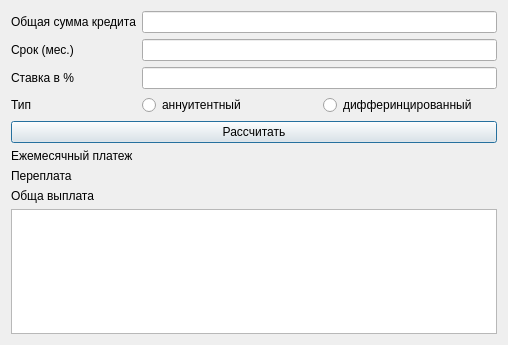
<?xml version="1.0" encoding="UTF-8"?>
<ui version="4.0">
 <class>credit</class>
 <widget class="QDialog" name="credit">
  <property name="geometry">
   <rect>
    <x>0</x>
    <y>0</y>
    <width>508</width>
    <height>345</height>
   </rect>
  </property>
  <property name="windowTitle">
   <string>Dialog</string>
  </property>
  <layout class="QGridLayout" name="gridLayout">
   <item row="2" column="0">
    <layout class="QFormLayout" name="formLayout_2">
     <item row="0" column="0">
      <widget class="QLabel" name="month_payment_name">
       <property name="text">
        <string>Ежемесячный платеж</string>
       </property>
      </widget>
     </item>
     <item row="0" column="1">
      <widget class="QLabel" name="month_payment">
       <property name="text">
        <string/>
       </property>
      </widget>
     </item>
     <item row="1" column="0">
      <widget class="QLabel" name="over_payment_name">
       <property name="text">
        <string>Переплата</string>
       </property>
      </widget>
     </item>
     <item row="1" column="1">
      <widget class="QLabel" name="over_payment">
       <property name="text">
        <string/>
       </property>
      </widget>
     </item>
     <item row="2" column="0">
      <widget class="QLabel" name="total_payout_name">
       <property name="text">
        <string>Обща выплата</string>
       </property>
      </widget>
     </item>
     <item row="2" column="1">
      <widget class="QLabel" name="total_payout">
       <property name="text">
        <string/>
       </property>
      </widget>
     </item>
    </layout>
   </item>
   <item row="0" column="0">
    <layout class="QFormLayout" name="formLayout">
     <item row="0" column="0">
      <widget class="QLabel" name="credit_in_sum_name">
       <property name="text">
        <string>Общая сумма кредита</string>
       </property>
      </widget>
     </item>
     <item row="0" column="1">
      <widget class="QLineEdit" name="credit_in_sum"/>
     </item>
     <item row="1" column="0">
      <widget class="QLabel" name="loan_term_2">
       <property name="text">
        <string>Срок (мес.)</string>
       </property>
      </widget>
     </item>
     <item row="1" column="1">
      <widget class="QLineEdit" name="loan_term"/>
     </item>
     <item row="2" column="0">
      <widget class="QLabel" name="interest_rate_2">
       <property name="text">
        <string>Cтавка в %</string>
       </property>
      </widget>
     </item>
     <item row="2" column="1">
      <widget class="QLineEdit" name="interest_rate"/>
     </item>
     <item row="3" column="0">
      <widget class="QLabel" name="loan_type">
       <property name="text">
        <string>Тип</string>
       </property>
      </widget>
     </item>
     <item row="3" column="1">
      <layout class="QHBoxLayout" name="horizontalLayout">
       <item>
        <widget class="QRadioButton" name="loan_type_1">
         <property name="text">
          <string>аннуитентный</string>
         </property>
        </widget>
       </item>
       <item>
        <widget class="QRadioButton" name="loan_type_2">
         <property name="text">
          <string>дифферинцированный</string>
         </property>
        </widget>
       </item>
      </layout>
     </item>
    </layout>
   </item>
   <item row="1" column="0">
    <widget class="QPushButton" name="pushButton">
     <property name="text">
      <string>Рассчитать</string>
     </property>
    </widget>
   </item>
   <item row="3" column="0">
    <layout class="QGridLayout" name="gridLayout_3">
     <item row="0" column="0">
      <widget class="QListView" name="listView"/>
     </item>
    </layout>
   </item>
  </layout>
 </widget>
 <resources/>
 <connections/>
</ui>
